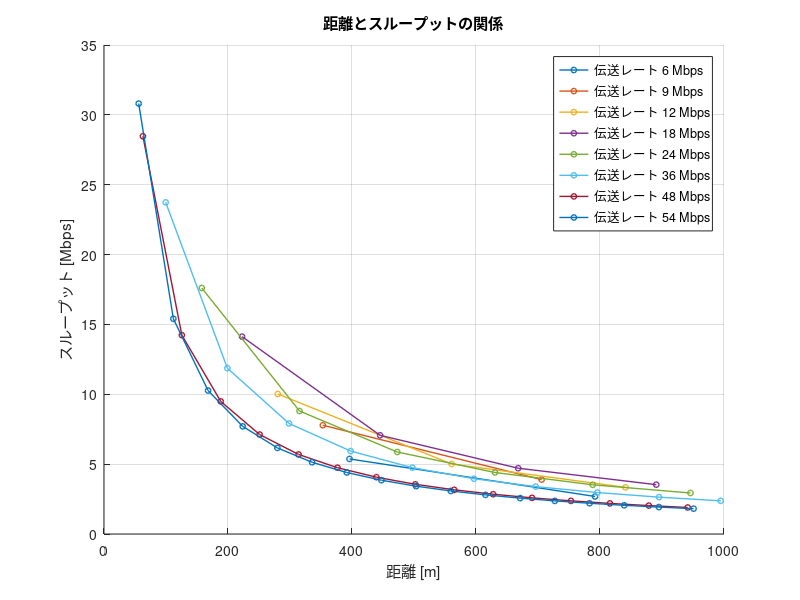
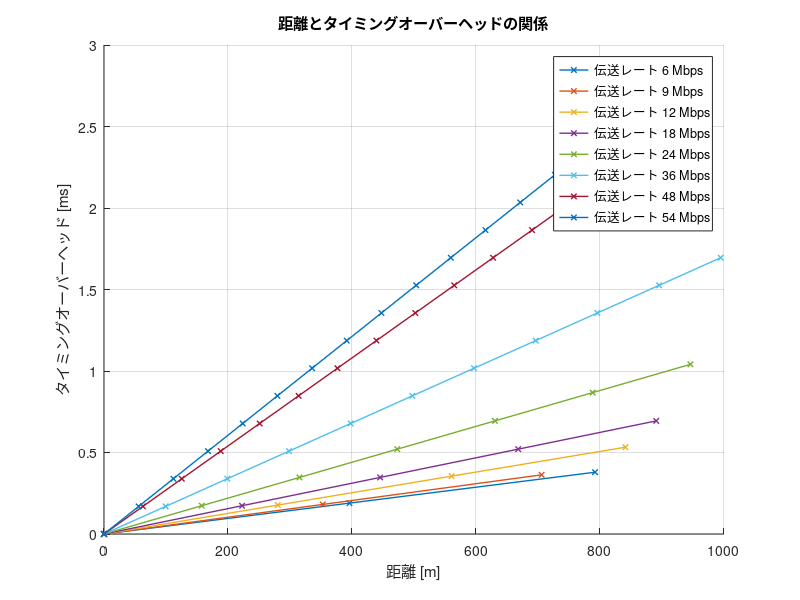

Here is the MATLAB script that generated these plots, in order:
Rmin = [-82, -81, -79, -77, -74, -70, -66, -65]; % 最小受信感度 [dBm]
TR = [6, 9, 12, 18, 24, 36, 48, 54]; % 伝送レート [Mbps]
databit = [24, 36, 48, 72, 96, 144, 192, 216]; % OFDMシンボルごとのデータビット[bit]

Tp = 10; % 送信電力 [dBm]
f = 2.4 * 10^9; % 周波数 [Hz]
c = 3 * 10^8; % 光速 [m/s]

PLCP_pre = 16; % PLCPプリアンブル[μs]
PLCPhead_sig = 1; % PLCPヘッダ（シグナル）[μs]
PLCPhead_ser = 16; % PLCPヘッダ（サービス）[μs]
ACK = 80; % 802.11ACKフレーム[bit]
MAC = 192; % 802.11MACヘッダ[bit]
LLC = 64; % LLCヘッダ[bit]
packet = 12000; % IPパケット[bit]
FCS = 32; % FCS[bit]
tail = 6; % テイルビット[bit]
SIFS = 10; % [μs]
DIFS = 34; % [μs]
backoff = 101.5; % 平均バックオフ制御時間 [μs]

% スループットとオーバーヘッドのフィギュア設定
figure; % 最初のフィギュアを作成 (スループット用)
hold on;

max_distance = 1000; % 最大距離 [m]

for i = 1:length(Rmin)
    Rmin_current = Rmin(i);
    TR_current = TR(i);
    databit_current = databit(i);
    
    % 最大伝送距離の計算
    Lfs = Tp - Rmin_current; % 距離減衰 [dB]
    d1 = ((10^(Lfs / 20)) * c) / (4 * pi * f); % 最大伝送距離 [m]
    
    % フレームの計算
    ACK_t = PLCP_pre + (PLCPhead_sig + ceil((PLCPhead_ser + ACK + FCS + tail) / databit_current)) * 4;
    data_t = PLCP_pre + (PLCPhead_sig + ceil((PLCPhead_ser + MAC + LLC + packet + FCS + tail) / databit_current)) * 4;

    % 距離の計算
    distances = 0:d1:max_distance; % 距離配列の作成 (d1単位で)
    throughput2 = zeros(size(distances)); % スループット配列の初期化
    overhead_total= zeros(size(distances)); % オーバーヘッド割合の初期化

    for j = 1:length(distances)
        D = distances(j);
        total_tt = (ACK_t + data_t + SIFS +backoff +6) * (D / d1);
        throughput2(j) = packet / total_tt; % スループット計算

        % タイミングオーバーヘッドの計算
        overhead_time = (ACK_t + SIFS + backoff) * (D / d1);
    
        % パケット全体の送信時間
        total_time = data_t + overhead_time;

        % 総オーバーヘッド
        overhead_total(j) = overhead_time /100 ;
    end
    
    % スループットのプロット (最初のフィギュア)
    plot(distances, throughput2, '-o', 'LineWidth', 1, 'MarkerSize', 4, 'DisplayName', sprintf('伝送レート %d Mbps', TR_current));
end

% スループットグラフのラベルとタイトル設定
xlabel('距離 [m]');
ylabel('スループット [Mbps]');
title('距離とスループットの関係');
legend('show');
grid on;
hold off;

% 2つ目のフィギュアを作成 (オーバーヘッド用)
figure;
hold on;

for i = 1:length(Rmin)
    Rmin_current = Rmin(i);
    TR_current = TR(i);
    databit_current = databit(i);
    
    % 最大伝送距離の計算
    Lfs = Tp - Rmin_current; % 距離減衰 [dB]
    d1 = ((10^(Lfs / 20)) * c) / (4 * pi * f); % 最大伝送距離 [m]
    
    % フレームの計算
    ACK_t = PLCP_pre + (PLCPhead_sig + ceil((PLCPhead_ser + ACK + FCS + tail) / databit_current)) * 4;
    data_t = PLCP_pre + (PLCPhead_sig + ceil((PLCPhead_ser + MAC + LLC + packet + FCS + tail) / databit_current)) * 4;

    % 距離の計算
    distances = 0:d1:max_distance; % 距離配列の作成 (d1単位で)
    overhead_total= zeros(size(distances)); % オーバーヘッド割合の初期化

    for j = 1:length(distances)
        D = distances(j);
        overhead_time = (ACK_t + SIFS + DIFS + backoff) * (D / d1);
    
        % パケット全体の送信時間
        total_time = data_t + overhead_time;

        % 総オーバーヘッド
        overhead_total(j) = overhead_time/1000;
    end
    
    % オーバーヘッド割合のプロット (2つ目のフィギュア)
    plot(distances, overhead_total, '-x', 'LineWidth', 1, 'MarkerSize', 4, 'DisplayName', sprintf('伝送レート %d Mbps', TR_current));
end

% オーバーヘッド割合グラフのラベルとタイトル設定
xlabel('距離 [m]');
ylabel('タイミングオーバーヘッド [ms]');
title('距離とタイミングオーバーヘッドの関係');
legend('show');
grid on;
hold off;
